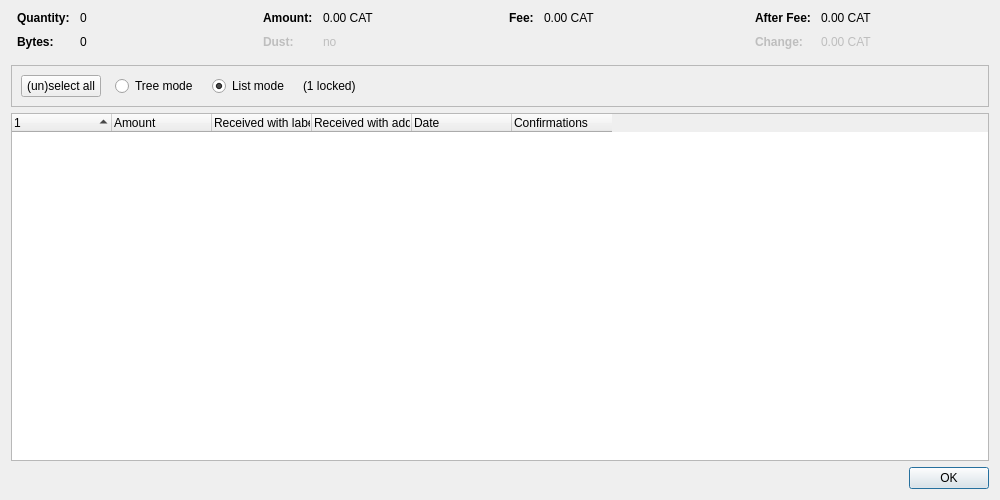
<?xml version="1.0" encoding="UTF-8"?>
<ui version="4.0">
 <class>CoinControlDialog</class>
 <widget class="QDialog" name="CoinControlDialog">
  <property name="geometry">
   <rect>
    <x>0</x>
    <y>0</y>
    <width>1000</width>
    <height>500</height>
   </rect>
  </property>
  <property name="windowTitle">
   <string>Coin Selection</string>
  </property>
  <layout class="QVBoxLayout" name="verticalLayout">
   <item>
    <layout class="QHBoxLayout" name="horizontalLayoutTop" stretch="0,0,0,0">
     <property name="topMargin">
      <number>0</number>
     </property>
     <property name="bottomMargin">
      <number>10</number>
     </property>
     <item>
      <layout class="QFormLayout" name="formLayoutCoinControl1">
       <property name="horizontalSpacing">
        <number>10</number>
       </property>
       <property name="verticalSpacing">
        <number>10</number>
       </property>
       <property name="leftMargin">
        <number>6</number>
       </property>
       <property name="rightMargin">
        <number>6</number>
       </property>
       <item row="0" column="0">
        <widget class="QLabel" name="labelCoinControlQuantityText">
         <property name="font">
          <font>
           <weight>75</weight>
           <bold>true</bold>
          </font>
         </property>
         <property name="text">
          <string>Quantity:</string>
         </property>
        </widget>
       </item>
       <item row="0" column="1">
        <widget class="QLabel" name="labelCoinControlQuantity">
         <property name="cursor">
          <cursorShape>IBeamCursor</cursorShape>
         </property>
         <property name="contextMenuPolicy">
          <enum>Qt::ActionsContextMenu</enum>
         </property>
         <property name="text">
          <string notr="true">0</string>
         </property>
         <property name="textInteractionFlags">
          <set>Qt::LinksAccessibleByMouse|Qt::TextSelectableByKeyboard|Qt::TextSelectableByMouse</set>
         </property>
        </widget>
       </item>
       <item row="1" column="0">
        <widget class="QLabel" name="labelCoinControlBytesText">
         <property name="font">
          <font>
           <weight>75</weight>
           <bold>true</bold>
          </font>
         </property>
         <property name="text">
          <string>Bytes:</string>
         </property>
        </widget>
       </item>
       <item row="1" column="1">
        <widget class="QLabel" name="labelCoinControlBytes">
         <property name="cursor">
          <cursorShape>IBeamCursor</cursorShape>
         </property>
         <property name="contextMenuPolicy">
          <enum>Qt::ActionsContextMenu</enum>
         </property>
         <property name="text">
          <string notr="true">0</string>
         </property>
         <property name="textInteractionFlags">
          <set>Qt::LinksAccessibleByMouse|Qt::TextSelectableByKeyboard|Qt::TextSelectableByMouse</set>
         </property>
        </widget>
       </item>
      </layout>
     </item>
     <item>
      <layout class="QFormLayout" name="formLayoutCoinControl2">
       <property name="horizontalSpacing">
        <number>10</number>
       </property>
       <property name="verticalSpacing">
        <number>10</number>
       </property>
       <property name="leftMargin">
        <number>6</number>
       </property>
       <property name="rightMargin">
        <number>6</number>
       </property>
       <item row="0" column="0">
        <widget class="QLabel" name="labelCoinControlAmountText">
         <property name="font">
          <font>
           <weight>75</weight>
           <bold>true</bold>
          </font>
         </property>
         <property name="text">
          <string>Amount:</string>
         </property>
        </widget>
       </item>
       <item row="0" column="1">
        <widget class="QLabel" name="labelCoinControlAmount">
         <property name="cursor">
          <cursorShape>IBeamCursor</cursorShape>
         </property>
         <property name="contextMenuPolicy">
          <enum>Qt::ActionsContextMenu</enum>
         </property>
         <property name="text">
          <string notr="true">0.00 CAT</string>
         </property>
         <property name="textInteractionFlags">
          <set>Qt::LinksAccessibleByMouse|Qt::TextSelectableByKeyboard|Qt::TextSelectableByMouse</set>
         </property>
        </widget>
       </item>
       <item row="1" column="0">
        <widget class="QLabel" name="labelCoinControlLowOutputText">
         <property name="enabled">
          <bool>false</bool>
         </property>
         <property name="font">
          <font>
           <weight>75</weight>
           <bold>true</bold>
          </font>
         </property>
         <property name="text">
          <string>Dust:</string>
         </property>
        </widget>
       </item>
       <item row="1" column="1">
        <widget class="QLabel" name="labelCoinControlLowOutput">
         <property name="enabled">
          <bool>false</bool>
         </property>
         <property name="cursor">
          <cursorShape>IBeamCursor</cursorShape>
         </property>
         <property name="contextMenuPolicy">
          <enum>Qt::ActionsContextMenu</enum>
         </property>
         <property name="text">
          <string notr="true">no</string>
         </property>
         <property name="textInteractionFlags">
          <set>Qt::LinksAccessibleByMouse|Qt::TextSelectableByKeyboard|Qt::TextSelectableByMouse</set>
         </property>
        </widget>
       </item>
      </layout>
     </item>
     <item>
      <layout class="QFormLayout" name="formLayoutCoinControl3">
       <property name="horizontalSpacing">
        <number>10</number>
       </property>
       <property name="verticalSpacing">
        <number>10</number>
       </property>
       <property name="leftMargin">
        <number>6</number>
       </property>
       <property name="rightMargin">
        <number>6</number>
       </property>
       <item row="0" column="0">
        <widget class="QLabel" name="labelCoinControlFeeText">
         <property name="font">
          <font>
           <weight>75</weight>
           <bold>true</bold>
          </font>
         </property>
         <property name="text">
          <string>Fee:</string>
         </property>
        </widget>
       </item>
       <item row="0" column="1">
        <widget class="QLabel" name="labelCoinControlFee">
         <property name="cursor">
          <cursorShape>IBeamCursor</cursorShape>
         </property>
         <property name="contextMenuPolicy">
          <enum>Qt::ActionsContextMenu</enum>
         </property>
         <property name="text">
          <string notr="true">0.00 CAT</string>
         </property>
         <property name="textInteractionFlags">
          <set>Qt::LinksAccessibleByMouse|Qt::TextSelectableByKeyboard|Qt::TextSelectableByMouse</set>
         </property>
        </widget>
       </item>
      </layout>
     </item>
     <item>
      <layout class="QFormLayout" name="formLayoutCoinControl4">
       <property name="horizontalSpacing">
        <number>10</number>
       </property>
       <property name="verticalSpacing">
        <number>10</number>
       </property>
       <property name="leftMargin">
        <number>6</number>
       </property>
       <property name="rightMargin">
        <number>6</number>
       </property>
       <item row="0" column="0">
        <widget class="QLabel" name="labelCoinControlAfterFeeText">
         <property name="font">
          <font>
           <weight>75</weight>
           <bold>true</bold>
          </font>
         </property>
         <property name="text">
          <string>After Fee:</string>
         </property>
        </widget>
       </item>
       <item row="0" column="1">
        <widget class="QLabel" name="labelCoinControlAfterFee">
         <property name="cursor">
          <cursorShape>IBeamCursor</cursorShape>
         </property>
         <property name="contextMenuPolicy">
          <enum>Qt::ActionsContextMenu</enum>
         </property>
         <property name="text">
          <string notr="true">0.00 CAT</string>
         </property>
         <property name="textInteractionFlags">
          <set>Qt::LinksAccessibleByMouse|Qt::TextSelectableByKeyboard|Qt::TextSelectableByMouse</set>
         </property>
        </widget>
       </item>
       <item row="1" column="0">
        <widget class="QLabel" name="labelCoinControlChangeText">
         <property name="enabled">
          <bool>false</bool>
         </property>
         <property name="font">
          <font>
           <weight>75</weight>
           <bold>true</bold>
          </font>
         </property>
         <property name="text">
          <string>Change:</string>
         </property>
        </widget>
       </item>
       <item row="1" column="1">
        <widget class="QLabel" name="labelCoinControlChange">
         <property name="enabled">
          <bool>false</bool>
         </property>
         <property name="cursor">
          <cursorShape>IBeamCursor</cursorShape>
         </property>
         <property name="contextMenuPolicy">
          <enum>Qt::ActionsContextMenu</enum>
         </property>
         <property name="text">
          <string notr="true">0.00 CAT</string>
         </property>
         <property name="textInteractionFlags">
          <set>Qt::LinksAccessibleByMouse|Qt::TextSelectableByKeyboard|Qt::TextSelectableByMouse</set>
         </property>
        </widget>
       </item>
      </layout>
     </item>
    </layout>
   </item>
   <item>
    <widget class="QFrame" name="frame">
     <property name="minimumSize">
      <size>
       <width>0</width>
       <height>40</height>
      </size>
     </property>
     <property name="frameShape">
      <enum>QFrame::StyledPanel</enum>
     </property>
     <property name="frameShadow">
      <enum>QFrame::Sunken</enum>
     </property>
     <layout class="QHBoxLayout" name="horizontalLayout">
      <item>
       <layout class="QHBoxLayout" name="horizontalLayoutPanel" stretch="0,0,0,0,0">
        <property name="spacing">
         <number>14</number>
        </property>
        <item>
         <widget class="QPushButton" name="pushButtonSelectAll">
          <property name="sizePolicy">
           <sizepolicy hsizetype="Maximum" vsizetype="Fixed">
            <horstretch>0</horstretch>
            <verstretch>0</verstretch>
           </sizepolicy>
          </property>
          <property name="text">
           <string>(un)select all</string>
          </property>
          <property name="autoDefault">
           <bool>false</bool>
          </property>
         </widget>
        </item>
        <item>
         <widget class="QRadioButton" name="radioTreeMode">
          <property name="sizePolicy">
           <sizepolicy hsizetype="Maximum" vsizetype="Fixed">
            <horstretch>0</horstretch>
            <verstretch>0</verstretch>
           </sizepolicy>
          </property>
          <property name="text">
           <string>Tree mode</string>
          </property>
         </widget>
        </item>
        <item>
         <widget class="QRadioButton" name="radioListMode">
          <property name="sizePolicy">
           <sizepolicy hsizetype="Maximum" vsizetype="Fixed">
            <horstretch>0</horstretch>
            <verstretch>0</verstretch>
           </sizepolicy>
          </property>
          <property name="text">
           <string>List mode</string>
          </property>
          <property name="checked">
           <bool>true</bool>
          </property>
         </widget>
        </item>
        <item>
         <widget class="QLabel" name="labelLocked">
          <property name="text">
           <string notr="true">(1 locked)</string>
          </property>
         </widget>
        </item>
        <item>
         <spacer name="horizontalSpacer">
          <property name="orientation">
           <enum>Qt::Horizontal</enum>
          </property>
          <property name="sizeHint" stdset="0">
           <size>
            <width>40</width>
            <height>20</height>
           </size>
          </property>
         </spacer>
        </item>
       </layout>
      </item>
     </layout>
    </widget>
   </item>
   <item>
    <widget class="CoinControlTreeWidget" name="treeWidget">
     <property name="contextMenuPolicy">
      <enum>Qt::CustomContextMenu</enum>
     </property>
     <property name="sortingEnabled">
      <bool>false</bool>
     </property>
     <property name="columnCount">
      <number>6</number>
     </property>
     <attribute name="headerShowSortIndicator" stdset="0">
      <bool>true</bool>
     </attribute>
     <attribute name="headerStretchLastSection">
      <bool>false</bool>
     </attribute>
     <column>
      <property name="text">
       <string/>
      </property>
     </column>
     <column>
      <property name="text">
       <string>Amount</string>
      </property>
     </column>
     <column>
      <property name="text">
       <string>Received with label</string>
      </property>
     </column>
     <column>
      <property name="text">
       <string>Received with address</string>
      </property>
     </column>
     <column>
      <property name="text">
       <string>Date</string>
      </property>
     </column>
     <column>
      <property name="text">
       <string>Confirmations</string>
      </property>
      <property name="toolTip">
       <string>Confirmed</string>
      </property>
     </column>
     <column>
      <property name="text">
       <string/>
      </property>
     </column>
     <column>
      <property name="text">
       <string/>
      </property>
     </column>
     <column>
      <property name="text">
       <string/>
      </property>
     </column>
     <column>
      <property name="text">
       <string/>
      </property>
     </column>
    </widget>
   </item>
   <item>
    <widget class="QDialogButtonBox" name="buttonBox">
     <property name="orientation">
      <enum>Qt::Horizontal</enum>
     </property>
     <property name="standardButtons">
      <set>QDialogButtonBox::Ok</set>
     </property>
    </widget>
   </item>
  </layout>
 </widget>
 <customwidgets>
  <customwidget>
   <class>CoinControlTreeWidget</class>
   <extends>QTreeWidget</extends>
   <header>qt/coincontroltreewidget.h</header>
  </customwidget>
 </customwidgets>
 <resources/>
 <connections/>
</ui>
